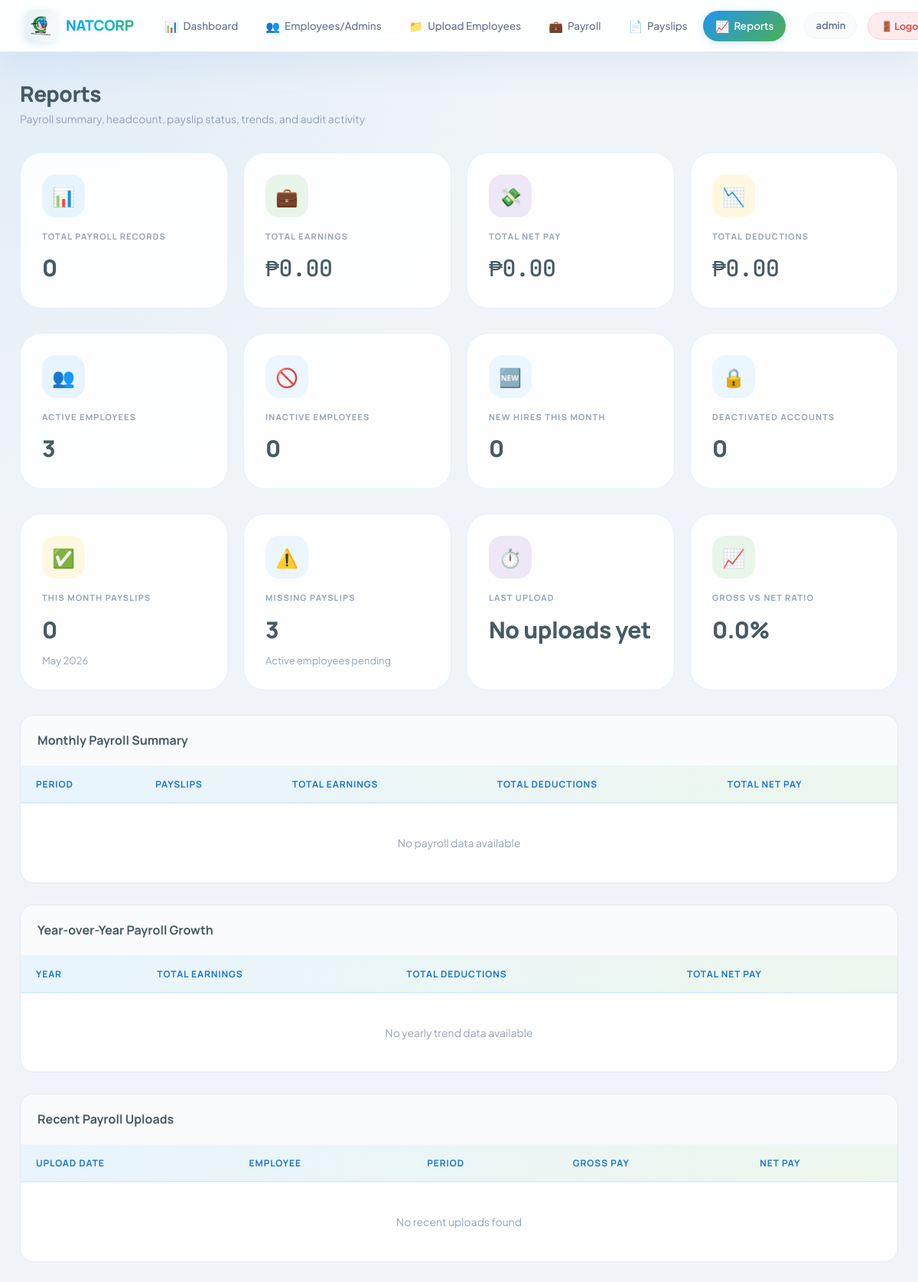
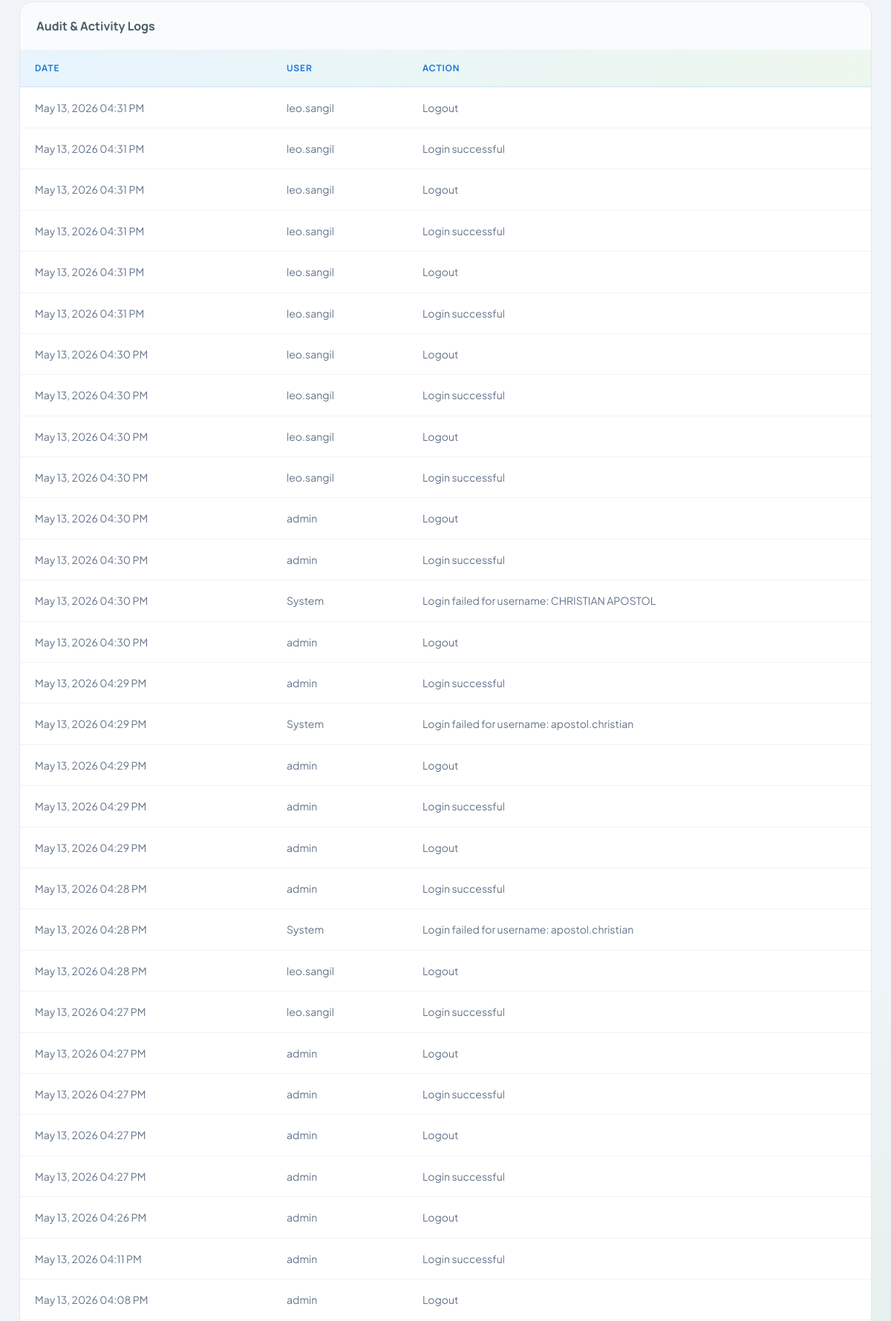
Screenshot of /admin/reports.php (signed in, upper part) with the database file from the repository (2 pictures, top to bottom).
### tables this page shows
CREATE TABLE `audit_logs` (
  `id` int(11) NOT NULL,
  `user_id` int(11) DEFAULT NULL,
  `action` varchar(255) NOT NULL,
  `details` text DEFAULT NULL,
  `ip_address` varchar(45) DEFAULT NULL,
  `created_at` timestamp NOT NULL DEFAULT current_timestamp()
);

CREATE TABLE `users` (
  `id` int(11) NOT NULL,
  `username` varchar(50) NOT NULL,
  `email` varchar(100) NOT NULL,
  `password` varchar(255) NOT NULL,
  `remember_token` varchar(255) DEFAULT NULL,
  `role` enum('admin','employee') DEFAULT 'employee',
  `status` enum('active','inactive') DEFAULT 'active',
  `created_at` timestamp NOT NULL DEFAULT current_timestamp(),
  `updated_at` timestamp NOT NULL DEFAULT current_timestamp() ON UPDATE current_timestamp()
);

### admin/reports.php (the view, shortened to what this page needs)
<?php
$base_path = dirname(dirname(__FILE__));
require_once $base_path . '/includes/Auth.php';
$current_month = (int) date('n');
$current_year = (int) date('Y');
$active_employees = $conn->query("SELECT COUNT(*) AS count FROM employees WHERE status = 'active'")->fetch_assoc()['count'];
$inactive_employees = $conn->query("SELECT COUNT(*) AS count FROM employees WHERE status = 'inactive'")->fetch_assoc()['count'];
$new_hires_this_month = $conn->query("SELECT COUNT(*) AS count FROM employees WHERE MONTH(date_of_joining) = {$current_month} AND YEAR(date_of_joining) = {$current_year}")->fetch_assoc()['count'];
$deactivated_accounts = $inactive_employees;
$summaryTotals = $conn->query("SELECT IFNULL(SUM(total_earnings), 0) AS total_earnings, IFNULL(SUM(total_deductions), 0) AS total_deductions, IFNULL(SUM(net_pay), 0) AS total_net_pay, IFNULL(SUM(gross_pay), 0) AS total_gross_pay, COUNT(*) AS total_records FROM payroll_summary")->fetch_assoc();
$total_records = (int) $summaryTotals['total_records'];
$total_earnings = (float) $summaryTotals['total_earnings'];
$total_deductions = (float) $summaryTotals['total_deductions'];
$total_net_pay = (float) $summaryTotals['total_net_pay'];
$total_gross_pay = (float) $summaryTotals['total_gross_pay'];
$gross_vs_net_ratio = $total_gross_pay > 0 ? ($total_net_pay / $total_gross_pay) * 100 : 0;
$current_month_payslips = $conn->query("SELECT COUNT(*) AS count FROM payroll_summary WHERE month = {$current_month} AND year = {$current_year}")->fetch_assoc()['count'];
$missing_payslips = $conn->query("SELECT COUNT(DISTINCT e.id) AS count FROM employees e LEFT JOIN payroll_summary ps ON e.id = ps.employee_id AND ps.month = {$current_month} AND ps.year = {$current_year} WHERE e.status = 'active' AND ps.id IS NULL")->fetch_assoc()['count'];
$last_upload_date = $conn->query("SELECT MAX(upload_date) AS last_upload FROM payroll_summary")->fetch_assoc()['last_upload'];
$monthly_summary = $conn->query("SELECT year, month, COUNT(*) AS record_count, IFNULL(SUM(total_earnings), 0) AS total_earnings, IFNULL(SUM(total_deductions), 0) AS total_deductions, IFNULL(SUM(net_pay), 0) AS total_net FROM payroll_summary GROUP BY year, month ORDER BY year DESC, month DESC LIMIT 12")->fetch_all(MYSQLI_ASSOC);
$yearly_trend = $conn->query("SELECT year, IFNULL(SUM(total_earnings), 0) AS total_earnings, IFNULL(SUM(total_deductions), 0) AS total_deductions, IFNULL(SUM(net_pay), 0) AS total_net FROM payroll_summary GROUP BY year ORDER BY year DESC LIMIT 5")->fetch_all(MYSQLI_ASSOC);
$recent_uploads = $conn->query("SELECT ps.upload_date, ps.month, ps.year, ps.gross_pay, ps.net_pay, e.employee_id, CONCAT(e.first_name, ' ', e.last_name) AS employee_name FROM payroll_summary ps JOIN employees e ON ps.employee_id = e.id ORDER BY ps.upload_date DESC LIMIT 10")->fetch_all(MYSQLI_ASSOC);
$recent_audit_logs = $conn->query("SELECT al.created_at, al.action, u.username FROM audit_logs al LEFT JOIN users u ON al.user_id = u.id ORDER BY al.created_at DESC")->fetch_all(MYSQLI_ASSOC);
?>
<!DOCTYPE html>
<html lang="en">
<head>
    <link rel="stylesheet" href="../assets/css/style.css">
</head>
<body>
    <?php include '../includes/admin_nav.php'; ?>
    <div class="main-content">
        <div class="page-header">
            <div>
                <h1>Reports</h1>
                <p class="subtitle">Payroll summary, headcount, payslip status, trends, and audit activity</p>
            </div>
        </div>
        <div class="dashboard-grid">
            <div class="card">
                <div class="card-icon blue">📊</div>
                <h3>Total Payroll Records</h3>
                <div class="card-value"><?php echo $total_records; ?></div>
            </div>
            <div class="card">
                <div class="card-icon green">💼</div>
                <h3>Total Earnings</h3>
                <div class="card-value currency">₱<?php echo number_format($total_earnings, 2); ?></div>
            </div>
            <div class="card">
                <div class="card-icon purple">💸</div>
                <h3>Total Net Pay</h3>
                <div class="card-value currency">₱<?php echo number_format($total_net_pay, 2); ?></div>
            </div>
            <div class="card">
                <div class="card-icon orange">📉</div>
                <h3>Total Deductions</h3>
                <div class="card-value currency">₱<?php echo number_format($total_deductions, 2); ?></div>
            </div>
        </div>
        <div class="dashboard-grid">
            <div class="card">
                <div class="card-icon blue">👥</div>
                <h3>Active Employees</h3>
                <div class="card-value"><?php echo $active_employees; ?></div>
            </div>
            <div class="card">
                <div class="card-icon gray">🚫</div>
                <h3>Inactive Employees</h3>
                <div class="card-value"><?php echo $inactive_employees; ?></div>
            </div>
            <div class="card">
                <div class="card-icon teal">🆕</div>
                <h3>New Hires This Month</h3>
                <div class="card-value"><?php echo $new_hires_this_month; ?></div>
            </div>
            <div class="card">
                <div class="card-icon red">🔒</div>
                <h3>Deactivated Accounts</h3>
                <div class="card-value"><?php echo $deactivated_accounts; ?></div>
            </div>
        </div>
        <div class="dashboard-grid">
            <div class="card">
                <div class="card-icon orange">✅</div>
                <h3>This Month Payslips</h3>
                <div class="card-value"><?php echo $current_month_payslips; ?></div>
                <div class="card-subtitle"><?php echo date('F Y'); ?></div>
            </div>
            <div class="card">
                <div class="card-icon red">⚠️</div>
                <h3>Missing Payslips</h3>
                <div class="card-value"><?php echo $missing_payslips; ?></div>
                <div class="card-subtitle">Active employees pending</div>
            </div>
            <div class="card">
                <div class="card-icon purple">⏱️</div>
                <h3>Last Upload</h3>
                <div class="card-value"><?php echo $last_upload_date ? date('M d, Y h:i A', strtotime($last_upload_date)) : 'No uploads yet'; ?></div>
            </div>
            <div class="card">
                <div class="card-icon green">📈</div>
                <h3>Gross vs Net Ratio</h3>
                <div class="card-value"><?php echo number_format($gross_vs_net_ratio, 1); ?>%</div>
            </div>
        </div>
        <div class="table-container">
            <h2>Monthly Payroll Summary</h2>
            <table>
                <thead>
                    <tr>
                        <th>Period</th>
                        <th>Payslips</th>
                        <th>Total Earnings</th>
                        <th>Total Deductions</th>
                        <th>Total Net Pay</th>
                    </tr>
                </thead>
                <tbody>
                    <?php if (empty($monthly_summary)): ?>
                        <tr>
                            <td colspan="5" style="text-align: center; padding: 40px; color: var(--text-muted);">No payroll data available</td>
                        </tr>
                    <?php endif; ?>
                </tbody>
            </table>
        </div>
        <div class="table-container">
            <h2>Year-over-Year Payroll Growth</h2>
            <table>
                <thead>
                    <tr>
                        <th>Year</th>
                        <th>Total Earnings</th>
                        <th>Total Deductions</th>
                        <th>Total Net Pay</th>
                    </tr>
                </thead>
                <tbody>
                    <?php if (empty($yearly_trend)): ?>
                        <tr>
                            <td colspan="4" style="text-align: center; padding: 40px; color: var(--text-muted);">No yearly trend data available</td>
                        </tr>
                    <?php endif; ?>
                </tbody>
            </table>
        </div>
        <div class="table-container">
            <h2>Recent Payroll Uploads</h2>
            <table>
                <thead>
                    <tr>
                        <th>Upload Date</th>
                        <th>Employee</th>
                        <th>Period</th>
                        <th>Gross Pay</th>
                        <th>Net Pay</th>
                    </tr>
                </thead>
                <tbody>
                    <?php if (empty($recent_uploads)): ?>
                        <tr>
                            <td colspan="5" style="text-align: center; padding: 40px; color: var(--text-muted);">No recent uploads found</td>
                        </tr>
                    <?php endif; ?>
                </tbody>
            </table>
        </div>
        <div class="table-container">
            <h2>Audit & Activity Logs</h2>
            <table>
                <thead>
                    <tr>
                        <th>Date</th>
                        <th>User</th>
                        <th>Action</th>
                    </tr>
                </thead>
                <tbody>
                    <?php if (empty($recent_audit_logs)): ?>
                        <tr>
                            <td colspan="3" style="text-align: center; padding: 40px; color: var(--text-muted);">No audit logs available</td>
                        </tr>
                    <?php else: ?>
                        <?php foreach ($recent_audit_logs as $log): ?>
                            <tr>
                                <td><?php echo date('M d, Y h:i A', strtotime($log['created_at'])); ?></td>
                                <td><?php echo htmlspecialchars($log['username'] ?: 'System'); ?></td>
                                <td><?php echo htmlspecialchars($log['action']); ?></td>
                            </tr>
                        <?php endforeach; ?>
                    <?php endif; ?>
                </tbody>
            </table>
        </div>
    </div>
</body>
</html>

### rows the page displays
audit_logs: created_at "May 13, 2026 04:31 PM", user.username "leo.sangil", action "Logout"
audit_logs: created_at "May 13, 2026 04:31 PM", user.username "leo.sangil", action "Login successful"
audit_logs: created_at "May 13, 2026 04:31 PM", user.username "leo.sangil", action "Logout"
audit_logs: created_at "May 13, 2026 04:31 PM", user.username "leo.sangil", action "Login successful"
audit_logs: created_at "May 13, 2026 04:31 PM", user.username "leo.sangil", action "Logout"
audit_logs: created_at "May 13, 2026 04:31 PM", user.username "leo.sangil", action "Login successful"
audit_logs: created_at "May 13, 2026 04:30 PM", user.username "leo.sangil", action "Logout"
audit_logs: created_at "May 13, 2026 04:30 PM", user.username "leo.sangil", action "Login successful"
audit_logs: created_at "May 13, 2026 04:30 PM", user.username "leo.sangil", action "Logout"
audit_logs: created_at "May 13, 2026 04:30 PM", user.username "leo.sangil", action "Login successful"
audit_logs: created_at "May 13, 2026 04:30 PM", user.username "admin", action "Logout"
audit_logs: created_at "May 13, 2026 04:30 PM", user.username "admin", action "Login successful"
audit_logs: created_at "May 13, 2026 04:30 PM", username "System", action "Login failed for username: CHRISTIAN APOSTOL"
audit_logs: created_at "May 13, 2026 04:30 PM", user.username "admin", action "Logout"
audit_logs: created_at "May 13, 2026 04:29 PM", user.username "admin", action "Login successful"
audit_logs: created_at "May 13, 2026 04:29 PM", username "System", action "Login failed for username: apostol.christian"
audit_logs: created_at "May 13, 2026 04:29 PM", user.username "admin", action "Logout"
audit_logs: created_at "May 13, 2026 04:29 PM", user.username "admin", action "Login successful"
audit_logs: created_at "May 13, 2026 04:29 PM", user.username "admin", action "Logout"
audit_logs: created_at "May 13, 2026 04:28 PM", user.username "admin", action "Login successful"
audit_logs: created_at "May 13, 2026 04:28 PM", username "System", action "Login failed for username: apostol.christian"
audit_logs: created_at "May 13, 2026 04:28 PM", user.username "leo.sangil", action "Logout"
audit_logs: created_at "May 13, 2026 04:27 PM", user.username "leo.sangil", action "Login successful"
audit_logs: created_at "May 13, 2026 04:27 PM", user.username "admin", action "Logout"
audit_logs: created_at "May 13, 2026 04:27 PM", user.username "admin", action "Login successful"
audit_logs: created_at "May 13, 2026 04:27 PM", user.username "admin", action "Logout"
audit_logs: created_at "May 13, 2026 04:27 PM", user.username "admin", action "Login successful"
audit_logs: created_at "May 13, 2026 04:26 PM", user.username "admin", action "Logout"
audit_logs: created_at "May 13, 2026 04:11 PM", user.username "admin", action "Login successful"
audit_logs: created_at "May 13, 2026 04:08 PM", user.username "admin", action "Logout"

### other values shown
$_SESSION['username'] "admin"
$total_records "0"
$total_earnings "0.00"
$total_net_pay "0.00"
$total_deductions "0.00"
$active_employees "3"
$inactive_employees "0"
$new_hires_this_month "0"
$deactivated_accounts "0"
$current_month_payslips "0"
$missing_payslips "3"
$gross_vs_net_ratio "0.0"
